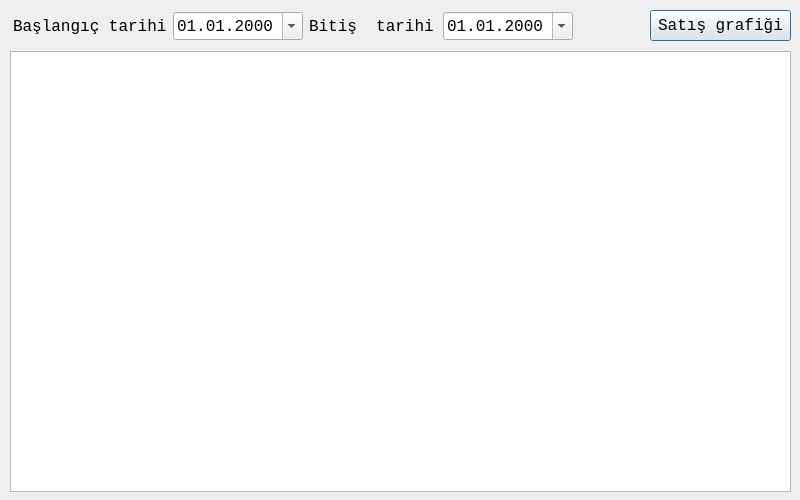
<?xml version="1.0" encoding="UTF-8"?>
<ui version="4.0">
 <class>StokHareketleriDialog</class>
 <widget class="QDialog" name="StokHareketleriDialog">
  <property name="geometry">
   <rect>
    <x>0</x>
    <y>0</y>
    <width>800</width>
    <height>500</height>
   </rect>
  </property>
  <property name="minimumSize">
   <size>
    <width>800</width>
    <height>500</height>
   </size>
  </property>
  <property name="maximumSize">
   <size>
    <width>1300</width>
    <height>500</height>
   </size>
  </property>
  <property name="font">
   <font>
    <family>Monospace</family>
    <pointsize>12</pointsize>
   </font>
  </property>
  <property name="windowTitle">
   <string>Stok Hareketleri</string>
  </property>
  <widget class="QTableView" name="stokhareketleritableView">
   <property name="geometry">
    <rect>
     <x>10</x>
     <y>51</y>
     <width>781</width>
     <height>441</height>
    </rect>
   </property>
  </widget>
  <widget class="QPushButton" name="pushButton">
   <property name="geometry">
    <rect>
     <x>650</x>
     <y>10</y>
     <width>141</width>
     <height>31</height>
    </rect>
   </property>
   <property name="text">
    <string>Satış grafiği</string>
   </property>
  </widget>
  <widget class="QWidget" name="">
   <property name="geometry">
    <rect>
     <x>13</x>
     <y>11</y>
     <width>560</width>
     <height>30</height>
    </rect>
   </property>
   <layout class="QHBoxLayout" name="horizontalLayout">
    <item>
     <widget class="QLabel" name="label">
      <property name="text">
       <string>Başlangıç tarihi</string>
      </property>
     </widget>
    </item>
    <item>
     <widget class="QDateEdit" name="baslangicdateEdit">
      <property name="displayFormat">
       <string>dd.MM.yyyy</string>
      </property>
      <property name="calendarPopup">
       <bool>true</bool>
      </property>
     </widget>
    </item>
    <item>
     <widget class="QLabel" name="label_2">
      <property name="text">
       <string>Bitiş  tarihi</string>
      </property>
     </widget>
    </item>
    <item>
     <widget class="QDateEdit" name="bitisdateEdit">
      <property name="buttonSymbols">
       <enum>QAbstractSpinBox::UpDownArrows</enum>
      </property>
      <property name="displayFormat">
       <string>dd.MM.yyyy</string>
      </property>
      <property name="calendarPopup">
       <bool>true</bool>
      </property>
     </widget>
    </item>
   </layout>
  </widget>
 </widget>
 <resources/>
 <connections/>
</ui>
